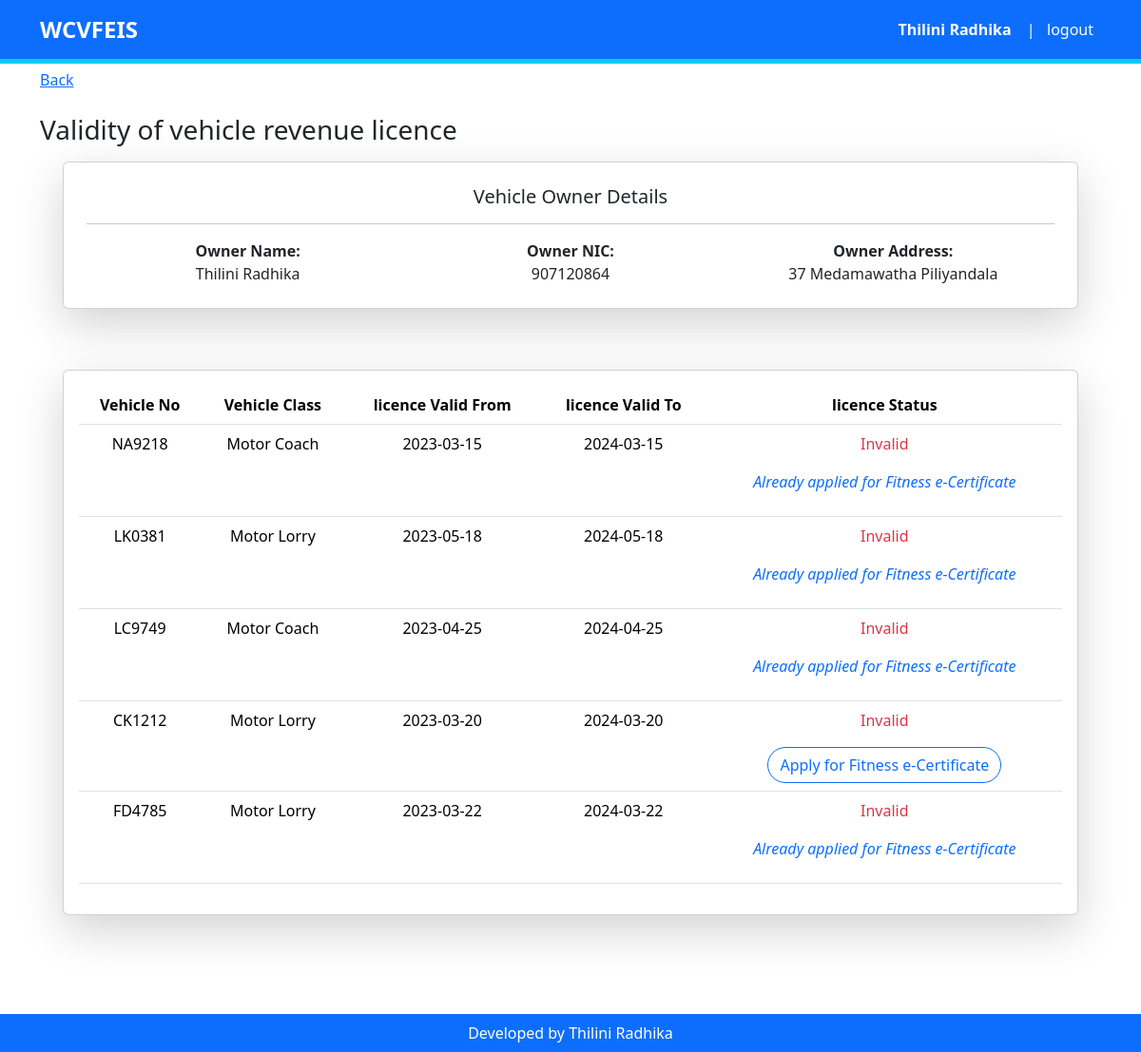
Page /c-vehicle-owner/c-licence-status.php (signed in) on the committed database.
### tables this page shows
CREATE TABLE `vehicle` (
  `vehiId` int(11) NOT NULL,
  `vehiNo` varchar(200) NOT NULL,
  `vehiClass` varchar(200) NOT NULL,
  `vehiFuelType` varchar(200) NOT NULL,
  `vehiGrossWeight` int(200) NOT NULL,
  `vehiChasisNo` varchar(200) NOT NULL,
  `vehiEngineNo` varchar(200) NOT NULL,
  `vehiOwnerId` int(11) NOT NULL
);

CREATE TABLE `vehi_owner` (
  `vehiOwnerId` int(11) NOT NULL,
  `vehiOwnerFname` varchar(200) NOT NULL,
  `vehiOwnerLname` varchar(200) NOT NULL,
  `vehiOwnerNic` varchar(200) NOT NULL,
  `vehiOwnerAddress` varchar(200) NOT NULL
);

CREATE TABLE `vehi_revenue_licence` (
  `licenceId` int(11) NOT NULL,
  `licenceNo` varchar(200) NOT NULL,
  `licenceFee` int(200) NOT NULL,
  `LicenceValidFrom` date NOT NULL,
  `LicenceValidTo` date NOT NULL,
  `LIssueDay` date NOT NULL,
  `LIssuePerson` varchar(200) NOT NULL,
  `DSecretariat` varchar(200) NOT NULL,
  `District` varchar(200) NOT NULL,
  `vehiId` int(11) NOT NULL
);

### c-vehicle-owner/c-licence-status.php (the view, shortened to what this page needs)
<?php
include_once "../include/headervehiowner.php";
?>
<section id="dashboard">
<div class="container contanier-fluid py-5">
    <a class="d-grid py-4" href="c-dashboard.php" role="button">Back</a>
    <h3>Validity of vehicle revenue licence</h3>
    <div class="row justify-content-md-center px-4 py-2">
        <div class="text-center">
            <div class="card shadow-lg mb-5 bg-body rounded">
                <div class="card-body p-4">
                <h5>Vehicle Owner Details</h5><hr>
                <?php   $sql = "SELECT DISTINCT *
                                FROM vehicle as v, vehi_owner as vo, vehi_revenue_licence as vl
                                WHERE v.vehiOwnerId=vo.vehiOwnerId AND v.vehiId=vl.vehiId AND vo.vehiOwnerNic='$nic'";
                        $result1 = mysqli_query($conn, $sql);
                        $printedNames = array();
                        if (mysqli_num_rows($result1) > 0) {
                            while ($row = mysqli_fetch_assoc($result1)) {
                                $ownerName = $row['vehiOwnerFname'];
                                if (!in_array($ownerName, $printedNames)) {
                                ?>
                                <div class="container">
                                    <div class="row row-cols-1 row-cols-sm-2 row-cols-md-3">
                                        <div class="col"><b>Owner Name:</b> </br> <?php echo $row['vehiOwnerFname'] ."&nbsp" .$row['vehiOwnerLname']?></div>
                                        <div class="col"><b>Owner NIC:</b> </br> <?php echo $row['vehiOwnerNic']?></div>
                                        <div class="col"><b>Owner Address:</b>  </br> <?php echo $row['vehiOwnerAddress'] ?></div>
                                    </div>
                                </div>
                                <?php
                                    $printedNames[] = $ownerName;
                                }
                            }
                        }
                    ?>
                </div>
            </div>
        </div>
    </div>
    <div class="row justify-content-md-center px-4 py-2">
        <div class="text-center">
            <div class="card shadow-lg mb-5 bg-body rounded">
                <div class="card-body">
                <?php $result = mysqli_query($conn, $sql); ?>
                <?php if (mysqli_num_rows($result) > 0) { ?>
                    <table class="table table-hover">
                    <thead>
                        <tr>
                            <th>Vehicle No</th>
                            <th>Vehicle Class</th>
                            <th>licence Valid From</th>
                            <th>licence Valid To</th>
                            <th>licence Status</th>
                        </tr>
                    </thead>
                    <?php while ($row = mysqli_fetch_assoc($result)) { ?>
                    <tbody>
                        <tr>
                            <td><?php echo $row['vehiNo']; ?></td>
                            <td><?php echo $row['vehiClass']; ?></td>
                            <td><?php echo $row['LicenceValidFrom']; ?></td>
                            <td><?php echo $row['LicenceValidTo']; ?></td>
                            <td>
                                <?php
                                $licenceValidFrom = strtotime($row['LicenceValidFrom']);
                                $nineMonths = strtotime("+9 months", $licenceValidFrom);
                                $licenceValidTo = strtotime("+12 months", $licenceValidFrom);
                                $today = strtotime(date("Y-m-d"));
                                $vehiId =$row['vehiId'];
                                if ($today >= $licenceValidFrom && $today <= $nineMonths) {
                                    echo '<p class="text-success"> Valid</p>';
                                } else {
                                    echo '<p class="text-danger"> Invalid</p>';
                                        $sqlfitness = "SELECT DISTINCT *
                                        FROM vehicle as v, vehi_owner as vo, vehi_revenue_licence as vl, issued_certificate as ic
                                        WHERE v.vehiOwnerId=vo.vehiOwnerId AND v.vehiId=vl.vehiId AND vo.vehiOwnerNic='$nic' AND ic.vehiId='$vehiId'";
                                        $resultfitness = mysqli_query($conn, $sqlfitness);
                                        if (mysqli_num_rows($resultfitness) > 0) {
                                            echo '<p class="text-primary"><i> Already applied for Fitness e-Certificate</i> </p>';
                                        } else {
                                            echo '<form action="c-apply.php" method="post">';
                                            echo '<input class="btn btn-outline-primary rounded-pill" type="submit" value="Apply for Fitness e-Certificate">';
                                            echo '</form>';
                                        }
                                }?>
                            </td>
                        </tr>
                        <?php } ?>
                    </tbody>
                    </table>
                <?php } else { ?>
                    <p>No Vehicle details registered under your NIC. Please contact Department of Mortor Traffic. </p>
                <?php }
                ?>
                </div>
            </div>
        </div>
    </div>
</div>
</section>
<?php
include_once "../include/footer.php";
?>

### include/headervehiowner.php (shortened to what this page needs)
<?php
if (isset($_SESSION['nic'])) {
    $nic = $_SESSION['nic'];
} else {
    echo "NIC value not found.";
}
?>
<!doctype html>
<html lang="en">
  <head>
    <link href="../bootstrap-5.0.2-dist/css/bootstrap.min.css" rel="stylesheet">
    <link rel="stylesheet" href="../bootstrap-icons-1.10.5/font/bootstrap-icons.css">
    <link href="../style.css" rel="stylesheet">
  </head>
  <body>
    <header>
        <nav class="navbar navbar-expand-lg navbar-light bg-primary px-4 border-bottom fixed-top border-bottom border-5 border-info" >
            <div class="container-fluid container container-sm container-md container-lg container-xl container-xxl">
                <a class="navbar-brand fs-4 fw-bold text-white" href="../index.php">WCVFEIS</a>
                <div class="collapse navbar-collapse" id="navbarSupportedContent">
                    <ul class="navbar-nav ms-auto mb-2 mb-lg-0 fs-6 text-center">
                        <li class="nav-item">
                        <a class="nav-link active fw-bold text-white" aria-current="page" href="#"><?php echo $_SESSION['fname']." ".$_SESSION['lname']; ?> </a>
                        </li>
                        <li class="nav-item">
                        <a class="nav-link active text-white" aria-current="page" href="../logout.php"> | &nbsp logout</a>
                        </li>
                    </ul>
                </div>
            </div>
        </nav>
   </header>

### include/footer.php (shortened to what this page needs)
</body>
<footer id="footerbg" class="container-fluid bg-primary text-white p-2 text-center fs-6">
Developed by Thilini Radhika
</footer>

### style.css (style rules this page uses)
* { padding: 0; margin: 0; box-sizing: border-box; }
body { overflow-x: hidden; }

### rows in the picture
vehicle: vehiOwnerId.vehiOwnerFname "Thilini", vehiOwnerId.vehiOwnerLname "Radhika", vehiOwnerId.vehiOwnerNic "907120864", vehiOwnerId.vehiOwnerAddress "37 Medamawatha Piliyandala", vehiNo "NA9218", vehiClass "Motor Coach", vehi_revenue_licence.LicenceValidFrom "2023-03-15", vehi_revenue_licence.LicenceValidTo "2024-03-15", shows "Already applied for Fitness e-Certificate"
vehicle: vehiNo "LK0381", vehiClass "Motor Lorry", vehi_revenue_licence.LicenceValidFrom "2023-05-18", vehi_revenue_licence.LicenceValidTo "2024-05-18", shows "Already applied for Fitness e-Certificate"
vehicle: vehiNo "LC9749", vehiClass "Motor Coach", vehi_revenue_licence.LicenceValidFrom "2023-04-25", vehi_revenue_licence.LicenceValidTo "2024-04-25", shows "Already applied for Fitness e-Certificate"
vehicle: vehiNo "CK1212", vehiClass "Motor Lorry", vehi_revenue_licence.LicenceValidFrom "2023-03-20", vehi_revenue_licence.LicenceValidTo "2024-03-20"
vehicle: vehiNo "FD4785", vehiClass "Motor Lorry", vehi_revenue_licence.LicenceValidFrom "2023-03-22", vehi_revenue_licence.LicenceValidTo "2024-03-22", shows "Already applied for Fitness e-Certificate"

### other values in the picture
$_SESSION['fname'] "Thilini"
$_SESSION['lname'] "Radhika"
